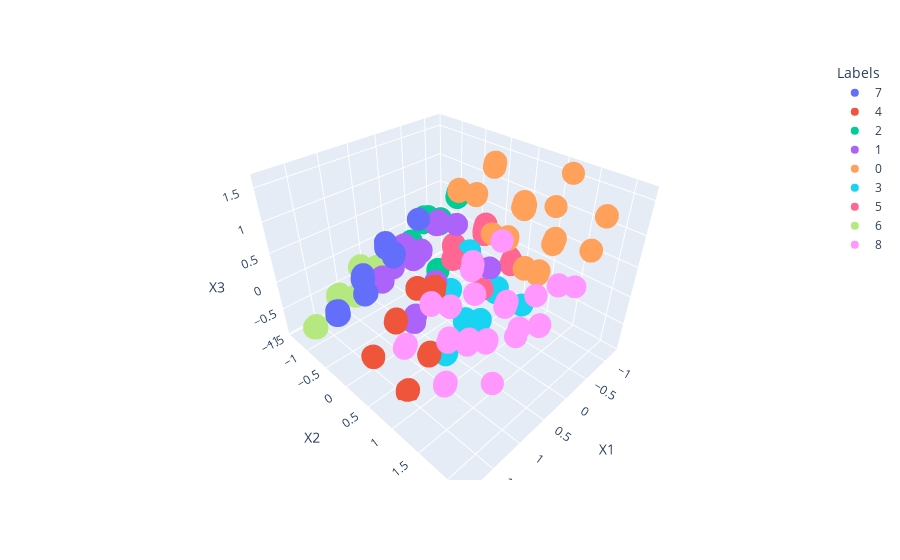

The notebook cell saved with this chart:
### Code cell
import plotly.express as px

fig = px.scatter_3d(X_pca_df, x='X1', y='X2', z='X3',
              color=X_pca_df['Labels'])
fig.show()

### Figure 1 — Plotly figure (JSON) as saved in the notebook; plotly's stock layout.template omitted (floating-point values rounded to 4 significant figures; data arrays with more than 128 entries replaced by an {"elided": "..."} marker saying what was removed)
{"data": [{"hovertemplate": "Labels=7<br>X1=%{x}<br>X2=%{y}<br>X3=%{z}<extra></extra>", "legendgroup": "7", "marker": {"color": "#636efa", "symbol": "circle"}, "mode": "markers", "name": "7", "scene": "scene", "showlegend": true, "type": "scatter3d", "x": {"elided": "192 float values"}, "y": {"elided": "192 float values"}, "z": {"elided": "192 float values"}}, {"hovertemplate": "Labels=4<br>X1=%{x}<br>X2=%{y}<br>X3=%{z}<extra></extra>", "legendgroup": "4", "marker": {"color": "#EF553B", "symbol": "circle"}, "mode": "markers", "name": "4", "scene": "scene", "showlegend": true, "type": "scatter3d", "x": {"elided": "165 float values"}, "y": {"elided": "165 float values"}, "z": {"elided": "165 float values"}}, {"hovertemplate": "Labels=2<br>X1=%{x}<br>X2=%{y}<br>X3=%{z}<extra></extra>", "legendgroup": "2", "marker": {"color": "#00cc96", "symbol": "circle"}, "mode": "markers", "name": "2", "scene": "scene", "showlegend": true, "type": "scatter3d", "x": {"elided": "296 float values"}, "y": {"elided": "296 float values"}, "z": {"elided": "296 float values"}}, {"hovertemplate": "Labels=1<br>X1=%{x}<br>X2=%{y}<br>X3=%{z}<extra></extra>", "legendgroup": "1", "marker": {"color": "#ab63fa", "symbol": "circle"}, "mode": "markers", "name": "1", "scene": "scene", "showlegend": true, "type": "scatter3d", "x": {"elided": "205 float values"}, "y": {"elided": "205 float values"}, "z": {"elided": "205 float values"}}, {"hovertemplate": "Labels=0<br>X1=%{x}<br>X2=%{y}<br>X3=%{z}<extra></extra>", "legendgroup": "0", "marker": {"color": "#FFA15A", "symbol": "circle"}, "mode": "markers", "name": "0", "scene": "scene", "showlegend": true, "type": "scatter3d", "x": {"elided": "134 float values"}, "y": {"elided": "134 float values"}, "z": {"elided": "134 float values"}}, {"hovertemplate": "Labels=3<br>X1=%{x}<br>X2=%{y}<br>X3=%{z}<extra></extra>", "legendgroup": "3", "marker": {"color": "#19d3f3", "symbol": "circle"}, "mode": "markers", "name": "3", "scene": "scene", "showlegend": true, "type": "scatter3d", "x": {"elided": "396 float values"}, "y": {"elided": "396 float values"}, "z": {"elided": "396 float values"}}, {"hovertemplate": "Labels=5<br>X1=%{x}<br>X2=%{y}<br>X3=%{z}<extra></extra>", "legendgroup": "5", "marker": {"color": "#FF6692", "symbol": "circle"}, "mode": "markers", "name": "5", "scene": "scene", "showlegend": true, "type": "scatter3d", "x": {"elided": "329 float values"}, "y": {"elided": "329 float values"}, "z": {"elided": "329 float values"}}, {"hovertemplate": "Labels=6<br>X1=%{x}<br>X2=%{y}<br>X3=%{z}<extra></extra>", "legendgroup": "6", "marker": {"color": "#B6E880", "symbol": "circle"}, "mode": "markers", "name": "6", "scene": "scene", "showlegend": true, "type": "scatter3d", "x": {"elided": "151 float values"}, "y": {"elided": "151 float values"}, "z": {"elided": "151 float values"}}, {"hovertemplate": "Labels=8<br>X1=%{x}<br>X2=%{y}<br>X3=%{z}<extra></extra>", "legendgroup": "8", "marker": {"color": "#FF97FF", "symbol": "circle"}, "mode": "markers", "name": "8", "scene": "scene", "showlegend": true, "type": "scatter3d", "x": {"elided": "132 float values"}, "y": {"elided": "132 float values"}, "z": {"elided": "132 float values"}}], "layout": {"legend": {"title": {"text": "Labels"}, "tracegroupgap": 0}, "margin": {"t": 60}, "scene": {"domain": {"x": [0, 1], "y": [0, 1]}, "xaxis": {"title": {"text": "X1"}}, "yaxis": {"title": {"text": "X2"}}, "zaxis": {"title": {"text": "X3"}}}}}
